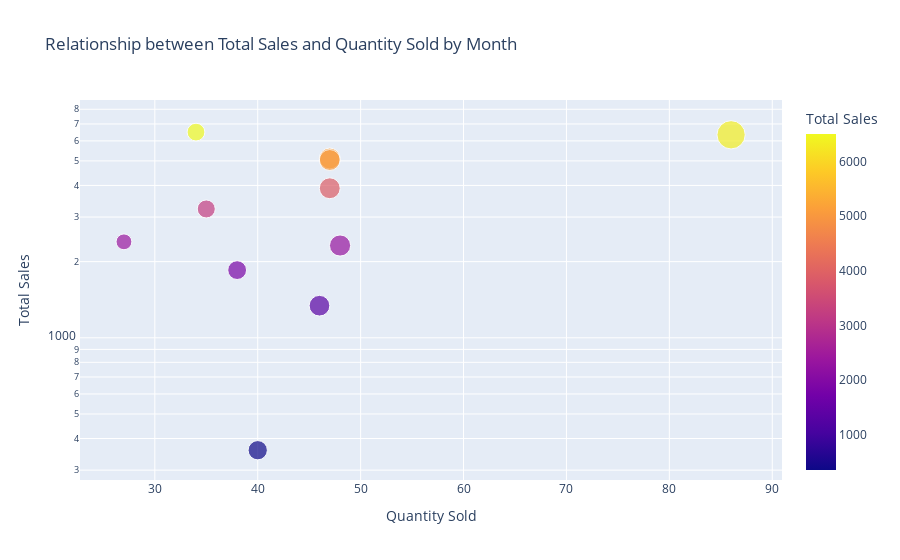

Source (notebook cell):
### Code cell
scatter = px.scatter(total_sales_per_month,
                    x='Quantity Sold',
                    y='Total Sales',
                    title='Relationship between Total Sales and Quantity Sold by Month',
                    size='Quantity Sold',
                    hover_name=total_sales_per_month.index,
                    color='Total Sales')
 
scatter.update_layout(xaxis_title="Quantity Sold",
                      yaxis_title="Total Sales",
                      yaxis=dict(type='log'))
 
scatter.show()

### Figure 1 — Plotly figure (JSON) as saved in the notebook; plotly's stock layout.template omitted (floating-point values rounded to 4 significant figures)
{"data": [{"hovertemplate": "<b>%{hovertext}</b><br><br>Quantity Sold=%{marker.size}<br>Total Sales=%{marker.color}<extra></extra>", "hovertext": ["April", "August", "December", "February ", "July", "June", "March", "May", "November", "October", "September"], "legendgroup": "", "marker": {"color": [3230.0, 2395.0, 6341.0, 6500.0, 5113.0, 1852.0, 2316.0, 1339.0, 5042.0, 359.6, 3900.0], "coloraxis": "coloraxis", "size": [35, 27, 86, 34, 47, 38, 48, 46, 47, 40, 47], "sizemode": "area", "sizeref": 0.215, "symbol": "circle"}, "mode": "markers", "name": "", "orientation": "v", "showlegend": false, "type": "scatter", "x": [35, 27, 86, 34, 47, 38, 48, 46, 47, 40, 47], "xaxis": "x", "y": [3230.0, 2395.0, 6341.0, 6500.0, 5113.0, 1852.0, 2316.0, 1339.0, 5042.0, 359.6, 3900.0], "yaxis": "y"}], "layout": {"coloraxis": {"colorbar": {"title": {"text": "Total Sales"}}, "colorscale": [[0, "#0d0887"], [0.1111, "#46039f"], [0.2222, "#7201a8"], [0.3333, "#9c179e"], [0.4444, "#bd3786"], [0.5556, "#d8576b"], [0.6667, "#ed7953"], [0.7778, "#fb9f3a"], [0.8889, "#fdca26"], [1, "#f0f921"]]}, "legend": {"itemsizing": "constant", "tracegroupgap": 0}, "title": {"text": "Relationship between Total Sales and Quantity Sold by Month"}, "xaxis": {"anchor": "y", "domain": [0, 1], "title": {"text": "Quantity Sold"}}, "yaxis": {"anchor": "x", "domain": [0, 1], "title": {"text": "Total Sales"}, "type": "log"}}}
